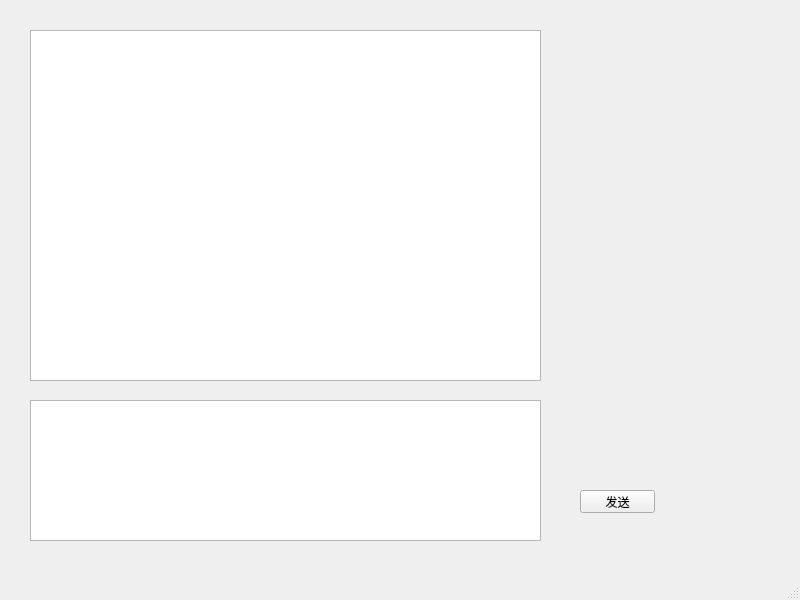
<?xml version="1.0" encoding="UTF-8"?>
<ui version="4.0">
 <class>MainWindow</class>
 <widget class="QMainWindow" name="MainWindow">
  <property name="geometry">
   <rect>
    <x>0</x>
    <y>0</y>
    <width>800</width>
    <height>600</height>
   </rect>
  </property>
  <property name="windowTitle">
   <string>MainWindow</string>
  </property>
  <widget class="QWidget" name="centralwidget">
   <widget class="QTextBrowser" name="textBrowser">
    <property name="geometry">
     <rect>
      <x>30</x>
      <y>30</y>
      <width>511</width>
      <height>351</height>
     </rect>
    </property>
   </widget>
   <widget class="QTextEdit" name="textEdit">
    <property name="geometry">
     <rect>
      <x>30</x>
      <y>400</y>
      <width>511</width>
      <height>141</height>
     </rect>
    </property>
   </widget>
   <widget class="QPushButton" name="btn_send">
    <property name="geometry">
     <rect>
      <x>580</x>
      <y>490</y>
      <width>75</width>
      <height>23</height>
     </rect>
    </property>
    <property name="text">
     <string>发送</string>
    </property>
   </widget>
  </widget>
  <widget class="QMenuBar" name="menubar">
   <property name="geometry">
    <rect>
     <x>0</x>
     <y>0</y>
     <width>800</width>
     <height>23</height>
    </rect>
   </property>
  </widget>
  <widget class="QStatusBar" name="statusbar"/>
 </widget>
 <resources/>
 <connections/>
</ui>
